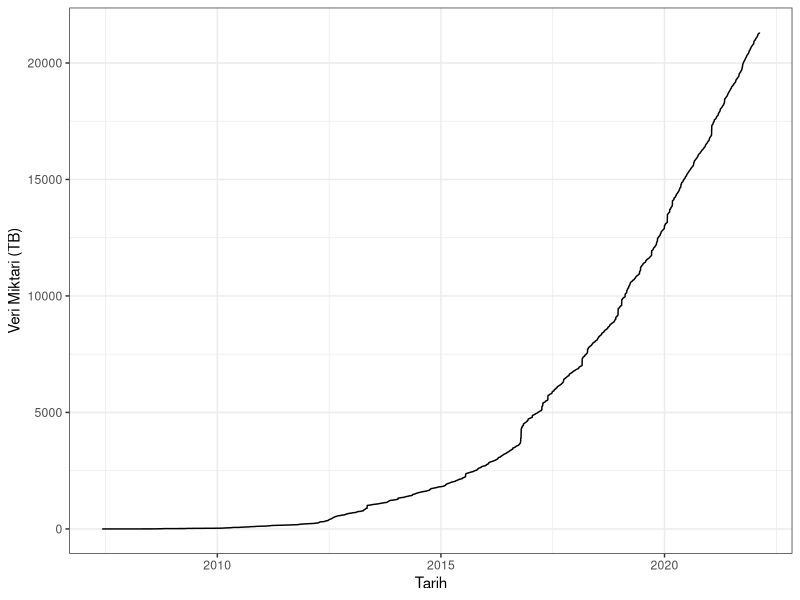
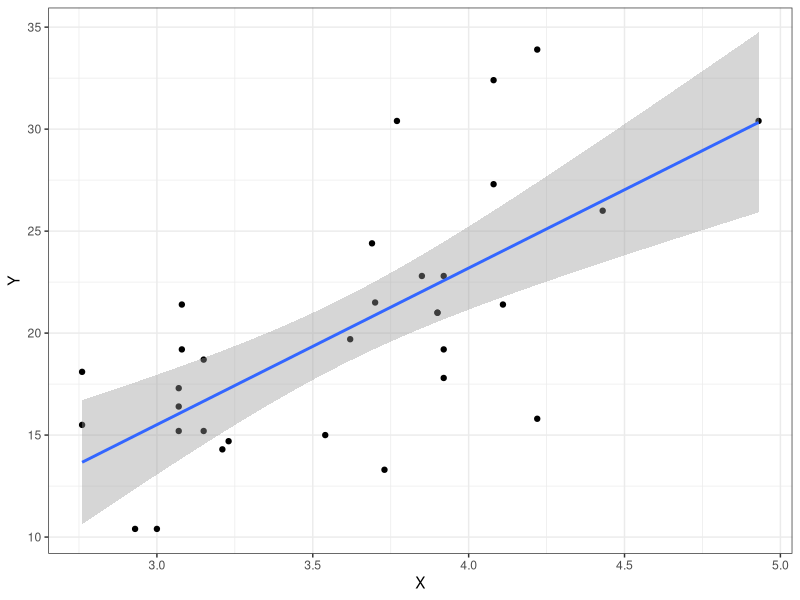

The R source for these figures, in order:
## ---- chunk 1
knitr::opts_chunk$set(echo = FALSE)
## ---- chunk 2
library(ggplot2)
sra <- read.csv2("data/sra_stat.csv", sep = ",", stringsAsFactors = FALSE)
sra$date <- as.Date(sra$date, format = "%m/%d/%Y")
ggplot(data = sra, aes(x=date, y= bytes/10^12)) + geom_line() + 
  xlab("Tarih") + ylab("Veri Miktari (TB)") + theme_bw()
## ---- chunk 3
kableExtra::kable(x = head(mtcars), format = "latex", caption = "Örnek veri setinden oluşturulmuş tablo")
## ---- chunk 4
ggplot(data=mtcars, aes(x=drat, y=mpg)) + geom_point() + 
  xlab("X") + ylab("Y") + geom_smooth(method = "lm") + theme_bw()
